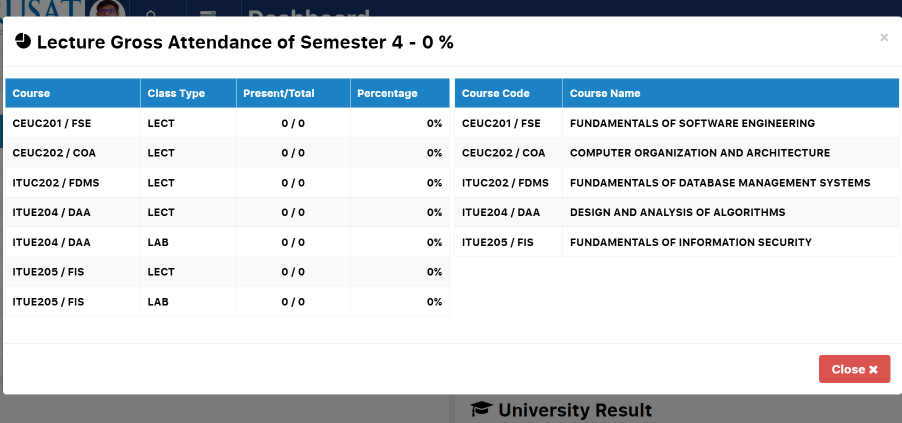
#> input picture hajri-ocr/imgs/dashboard.png, 1803 x 846 px (shown at 1/2 size)
$ python -i modal_detector.py   (imports and definitions only)
#> lines starting #> are read from the running program, lines starting #| are printed output that depends on the picture
"""
Modal Detection and Cropping for Attendance Screenshots
Classical CV + OCR-assisted detection (NO heavy ML)
CPU-only, Render free tier compatible
"""
import re
from typing import Optional, Tuple, Dict
import numpy as np
import cv2
from paddleocr import PaddleOCR
import logging

logger = logging.getLogger(__name__)


class ModalDetector:
    """
    Detects and crops attendance modal from university portal screenshots

    Strategy:
    1. Run OCR on top 30% of image
    2. Find "Lecture Gross Attendance" header text
    3. Expand boundaries to find modal edges
    4. Crop and normalize

    CPU-only, deterministic, fast.
    """

    def __init__(self, ocr_engine: Optional[PaddleOCR] = None):
        """
        Initialize modal detector

        Args:
            ocr_engine: Reuse existing PaddleOCR instance (IMPORTANT for performance)
        """
        self.ocr_engine = ocr_engine

        # Detection parameters
        self.header_search_region = 0.30  # Top 30% of image
        self.header_patterns = [
            r'Lecture\s+Gross\s+Attendance',
            r'Gross\s+Attendance',
            r'Attendance.*Semester',
        ]

        # Boundary expansion parameters
        self.vertical_padding_ratio = 0.05  # 5% padding
        self.horizontal_padding_ratio = 0.03  # 3% padding
        self.min_modal_height_ratio = 0.40  # Modal should be at least 40% of image height
        self.max_modal_height_ratio = 0.95  # Modal should be at most 95% of image height

        # Footer detection keywords
        self.footer_keywords = [
            'charotar university',
            'powered by',
            'copyright',
            '©',
            'all rights reserved',
        ]

        # Normalization parameters
        self.target_width = 1280  # Fixed width after crop

        logger.info("ModalDetector initialized - CPU-only classical CV + OCR")

    def detect_and_crop_modal(self, image: np.ndarray) -> Tuple[np.ndarray, Dict]:
        """
        Main pipeline: Detect modal, crop, normalize

        Args:
            image: Input screenshot (BGR format from cv2)

        Returns:
            (cropped_modal, debug_info)

        Raises:
            ValueError: If modal cannot be detected
        """
        original_height, original_width = image.shape[:2]
        debug_info = {
            'original_size': (original_width, original_height),
            'detection_method': None,
            'header_found': False,
            'crop_bounds': None,
        }

        logger.info(f"Detecting modal in {original_width}x{original_height} image")

        # Step 1: Detect header in top region
        header_bbox = self._detect_header(image)

        if header_bbox is None:
            logger.warning("Header not found, falling back to heuristic detection")
            # Fallback: Use heuristic modal detection
            crop_bounds = self._detect_modal_heuristic(image)
            debug_info['detection_method'] = 'heuristic'
        else:
            logger.info(f"Header detected at Y={header_bbox[1]}")
            debug_info['header_found'] = True
            debug_info['header_bbox'] = header_bbox

            # Step 2: Expand boundaries from header
            crop_bounds = self._expand_modal_boundaries(image, header_bbox)
            debug_info['detection_method'] = 'ocr_anchor'

        if crop_bounds is None:
            raise ValueError("Modal detection failed - could not find attendance modal boundaries")

        x1, y1, x2, y2 = crop_bounds
        debug_info['crop_bounds'] = crop_bounds

        # Validate crop bounds
        crop_width = x2 - x1
        crop_height = y2 - y1

        if crop_width < 400 or crop_height < 300:
            raise ValueError(f"Detected modal too small: {crop_width}x{crop_height}px")

        logger.info(f"Modal detected: ({x1},{y1}) to ({x2},{y2}) = {crop_width}x{crop_height}px")

        # Step 3: Crop modal
        cropped = image[y1:y2, x1:x2].copy()

        # Step 4: Normalize cropped modal
        normalized = self._normalize_modal(cropped)
        debug_info['normalized_size'] = normalized.shape[:2][::-1]

        logger.info(f"Modal cropped and normalized to {normalized.shape[1]}x{normalized.shape[0]}px")

        return normalized, debug_info

    def _detect_header(self, image: np.ndarray) -> Optional[Tuple[int, int, int, int]]:
        """
        Detect modal header using OCR on top region

        Returns:
            (x1, y1, x2, y2) bounding box of header text, or None
        """
        height, width = image.shape[:2]
        search_height = int(height * self.header_search_region)

        # Crop top region for faster OCR
        top_region = image[:search_height, :].copy()

        logger.info(f"Searching for header in top {search_height}px")

        # Run OCR on top region only
        if self.ocr_engine is None:
            logger.warning("No OCR engine provided, cannot detect header")
            return None

        try:
            result = self.ocr_engine.ocr(top_region, cls=False)

            if not result or not result[0]:
                logger.warning("No OCR results in top region")
                return None

            # Search for header pattern
            for line in result[0]:
                box = line[0]
                text = line[1][0].strip()

                # Check if text matches any header pattern
                text_upper = text.upper()
                for pattern in self.header_patterns:
                    if re.search(pattern, text_upper, re.IGNORECASE):
                        # Found header!
                        x1 = int(min(p[0] for p in box))
                        y1 = int(min(p[1] for p in box))
                        x2 = int(max(p[0] for p in box))
                        y2 = int(max(p[1] for p in box))

                        logger.info(f"Header found: '{text}' at ({x1},{y1})")
                        return (x1, y1, x2, y2)

            logger.warning("Header text pattern not found in OCR results")
            return None

        except Exception as e:
            logger.error(f"OCR failed on top region: {e}")
            return None

    # [136 lines left out: functions _expand_modal_boundaries, _find_bottom_boundary, _find_horizontal_boundaries, not called in this run]

    def _detect_modal_heuristic(self, image: np.ndarray) -> Optional[Tuple[int, int, int, int]]:
        """
        Fallback heuristic detection when header OCR fails

        Assumes modal is:
        - Centered horizontally
        - Takes up 60-80% of width
        - Takes up 50-75% of height
        - Starts around 10-15% from top
        """
        height, width = image.shape[:2]

        logger.info("Using heuristic modal detection")

        # Heuristic bounds
        x1 = int(width * 0.10)   # 10% from left
        x2 = int(width * 0.90)   # 10% from right
        y1 = int(height * 0.12)  # 12% from top
        y2 = int(height * 0.75)  # 75% from top

        return (x1, y1, x2, y2)

    def _normalize_modal(self, modal_image: np.ndarray) -> np.ndarray:
        """
        Normalize cropped modal to fixed dimensions

        Steps:
        1. Resize to target width (1280px)
        2. Preserve aspect ratio
        3. Apply very light sharpening
        """
        height, width = modal_image.shape[:2]

        # Resize to target width
        if width != self.target_width:
            aspect_ratio = height / width
            target_height = int(self.target_width * aspect_ratio)

            resized = cv2.resize(
                modal_image,
                (self.target_width, target_height),
                interpolation=cv2.INTER_LINEAR
            )
        else:
            resized = modal_image

        # Apply very light sharpening (optional)
        kernel = np.array([
            [0, -0.5, 0],
            [-0.5, 3, -0.5],
            [0, -0.5, 0]
        ])
        sharpened = cv2.filter2D(resized, -1, kernel)

        # Blend with original for subtle effect
        normalized = cv2.addWeighted(resized, 0.7, sharpened, 0.3, 0)

        return normalized


# [19 lines left out: function detect_and_crop_modal, not called in this run]

>>> import cv2
>>> picture = cv2.imread('imgs/dashboard.png')
#> picture is the input picture: shape (846, 1803, 3); mean B, G, R 225, 219.7, 213.1
>>> result = ModalDetector().detect_and_crop_modal(picture)
#> in _detect_header, `top_region = image[:search_height, :].copy()`:
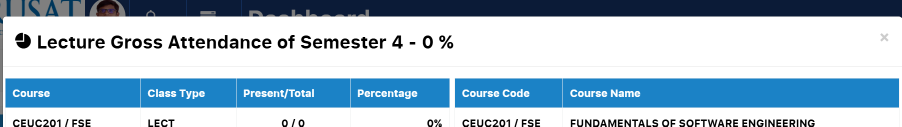
#> top_region: shape (253, 1803, 3) (shown at 1/2 size); mean B, G, R 209.1, 191.3, 167.4
#> in detect_and_crop_modal, `crop_bounds = self._detect_modal_heuristic(image)`: crop_bounds = (180, 101, 1622, 634)
#> in detect_and_crop_modal, `x1, y1, x2, y2 = crop_bounds`: x1 = 180; y1 = 101; x2 = 1622; y2 = 634
#> in detect_and_crop_modal, `crop_width = x2 - x1`: crop_width = 1442
#> in detect_and_crop_modal, `crop_height = y2 - y1`: crop_height = 533
#> in detect_and_crop_modal, `cropped = image[y1:y2, x1:x2].copy()`:
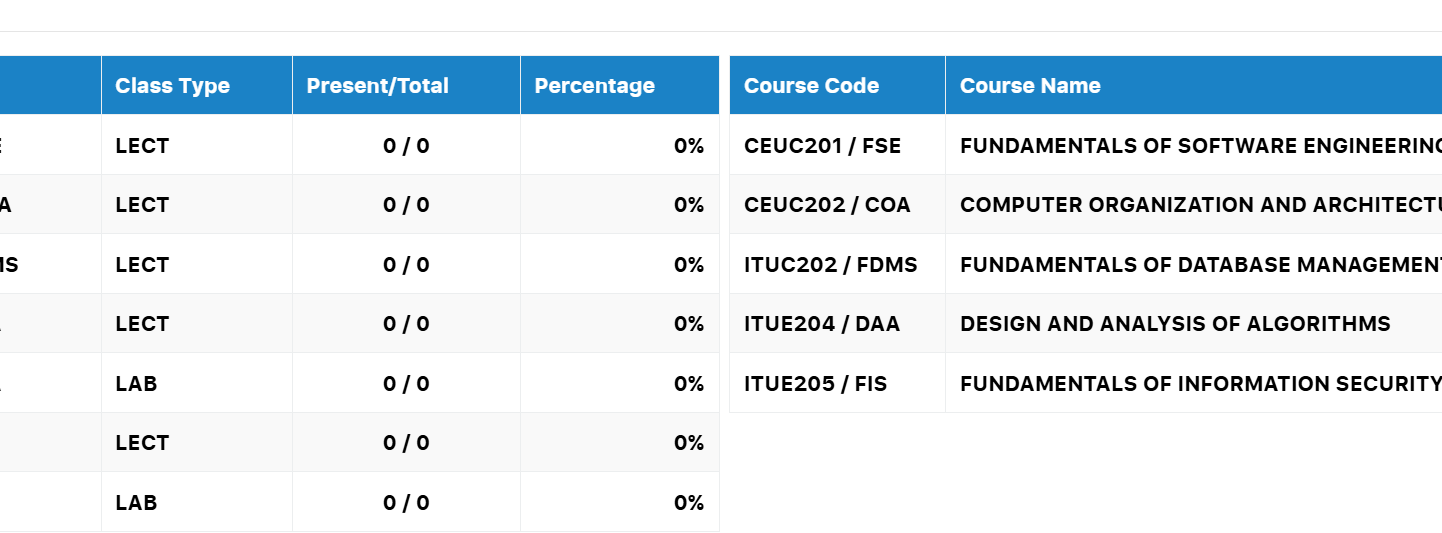
#> cropped: shape (533, 1442, 3); mean B, G, R 238.6, 231.7, 221.2
#> in _normalize_modal, `resized = cv2.resize( modal_image, (self.target_width, target_height),..`:
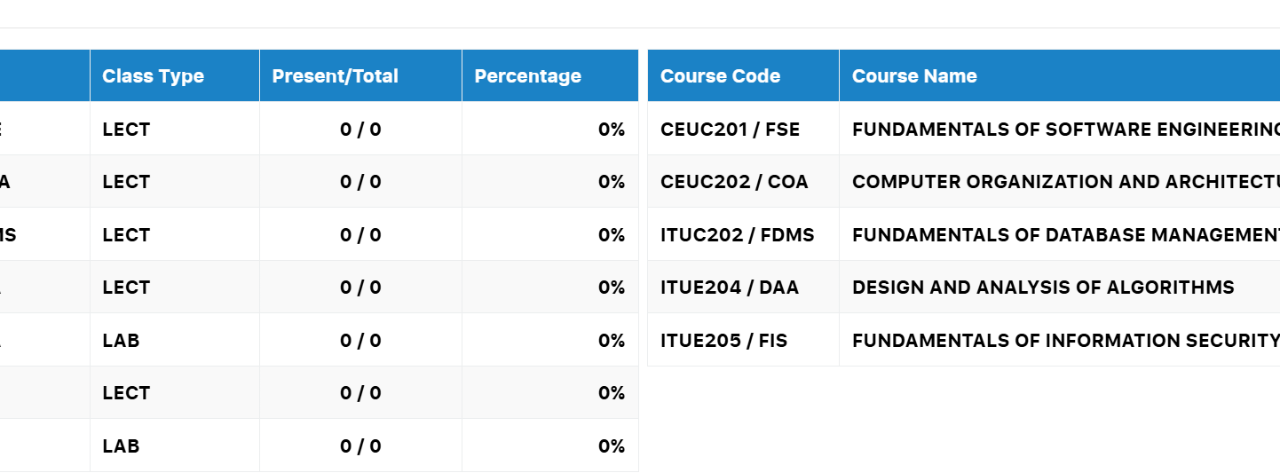
#> resized: shape (473, 1280, 3); mean B, G, R 238.6, 231.7, 221.2
